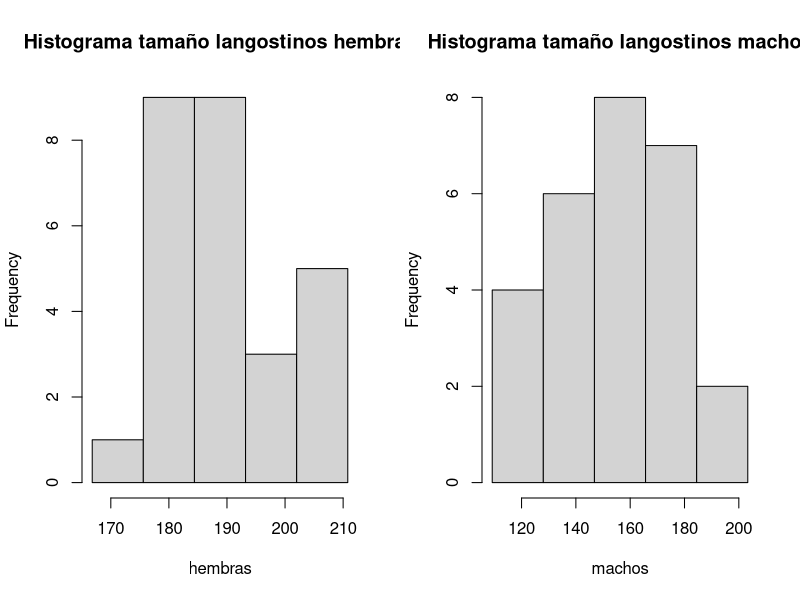
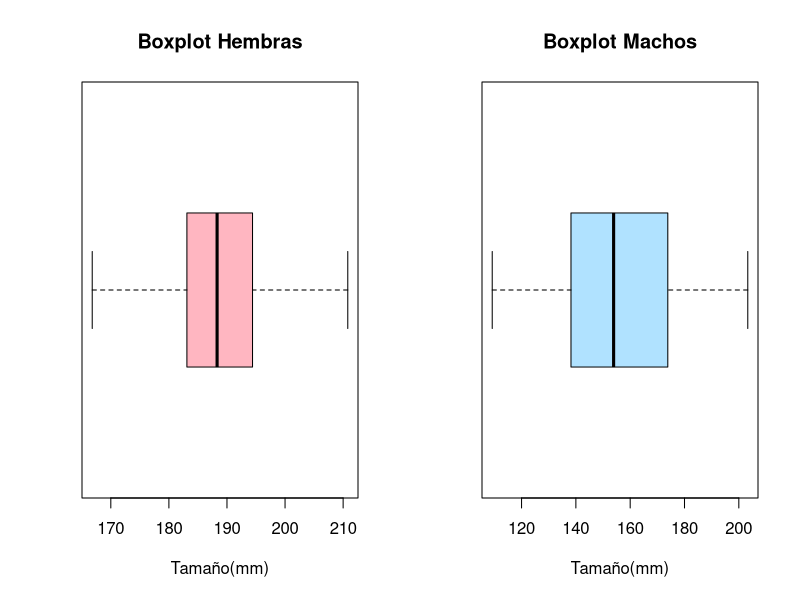
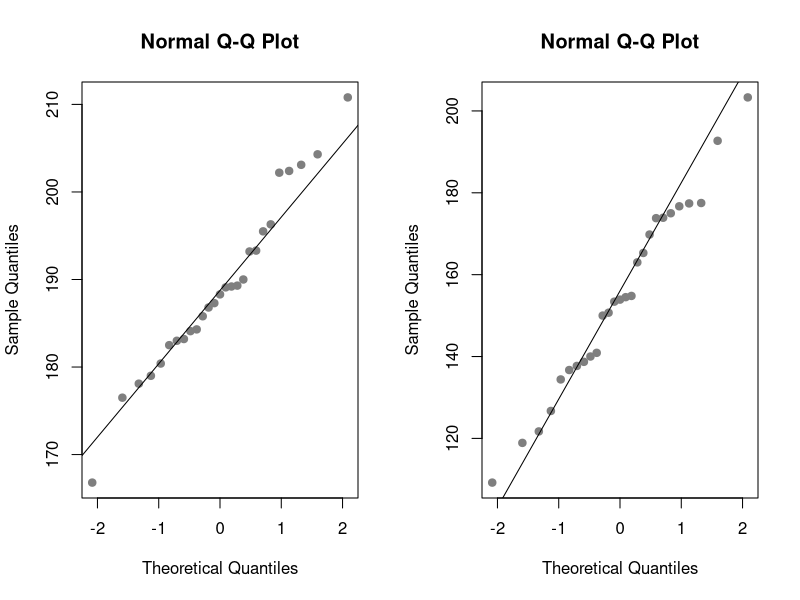
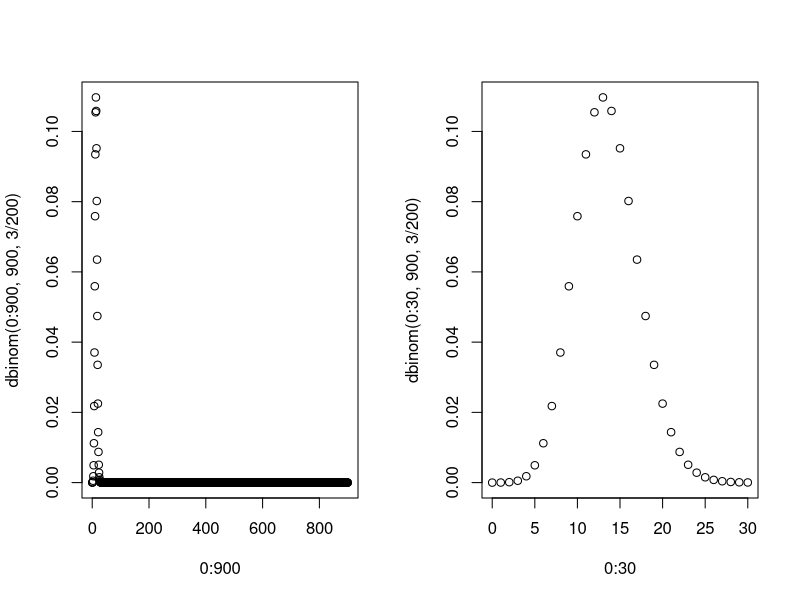
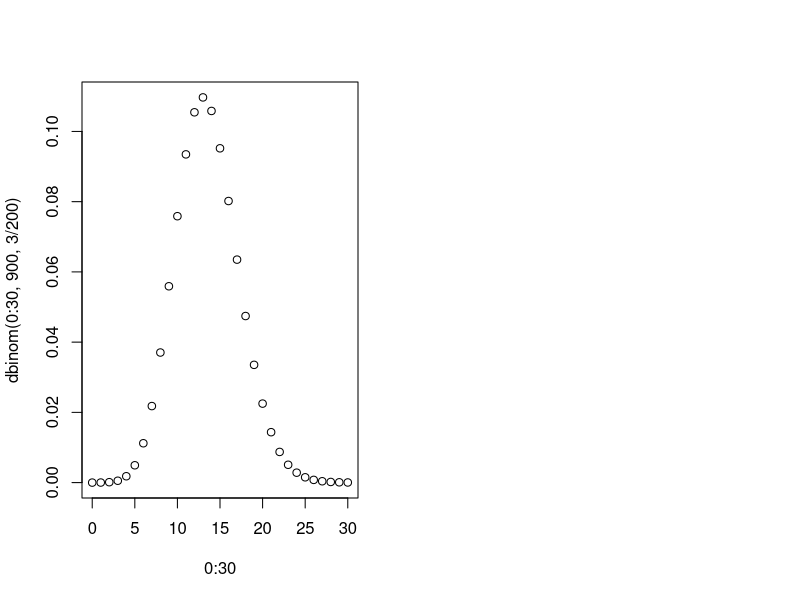

The R script that drew these images, in order:
## ---- chunk 1
knitr::opts_chunk$set(echo = TRUE)
## ---- chunk 2
hembras<- c(183.2, 182.5, 166.8, 184.1, 190.0, 196.3, 183.0,	178.1, 193.3, 204.3, 193.2, 187.3,176.5, 180.4, 185.8, 179.0, 184.3, 189.3, 188.3, 189.2, 195.5, 186.8, 189.1, 202.4, 202.2,203.1,210.8)
machos<- c(140.9, 173.9, 118.9, 121.7, 177.4, 140.0, 173.8, 154.8, 192.7, 154.5, 177.5, 134.4, 109.2, 153.4, 175.0, 150.7, 138.7, 169.8, 203.3,	136.7, 153.9, 163.0, 165.3, 176.7, 137.7, 126.7,	150.0) 

par(mfrow=c(1,2))



hist(hembras, breaks=seq(166.8,210.8,by=8.8), main="Histograma tamaño langostinos hembras")
hist(machos, breaks=seq(109.2,203.3,by=18.82), main="Histograma tamaño langostinos machos")

cat("Analisis: \n Machos: Presenta coeficiente de asimetria positiva lo que nos indica que la mayor concentración de datos está en los primeros intervalos, donde el que mayor concentracion tiene es el que comprende 146.84 - 165.66 ")


## ---- chunk 3

cat("La media de los machos es: ", mean(machos),", y su desviación estandar es: ", sd(machos))
cat("La media de las hembras es: ", mean(hembras),", y su desviación estandar es: ", sd(hembras))
cat("De esto podemos concluir que en promedio los langostinos hembra son mas grandes que los machos, además de que la desviación estandar de las hembras es menor lo que nos indica que varia menos el tamaño en hembras que en machos.")
## ---- chunk 4
z<- 1.98

mediaH<-mean(hembras)
nH<- length(hembras)
desviacionH<- sd(hembras)
errorstH<-desviacionH/sqrt(nH)

lim_infH<- mediaH-(z*errorstH)
lim_supH<- mediaH+(z*errorstH)


mediaM<-mean(machos)
nM<- length(machos)
desviacionM<- sd(machos)
errorstM<-desviacionM/sqrt(nM)

lim_infM<- mediaM-(z*errorstM)
lim_supM<- mediaM+(z*errorstM)

##interval_mM<- data.frame(nM,mediaM,desviacionM,errorstM,lim_infM,lim_supM)
##interval_mM
cat("El valor inferior del intervalo de confianza de la media de las hembras es:",lim_infH,".\nEl valor superior del intervalo de confianza de la media de las hembras es:",lim_supH)

cat("El valor inferior del intervalo de confianza de la media de los machos es:",lim_infM,".\nEl valor superior del intervalo de confianza de la media de los machos es:",lim_supM)

cat("Con base en el intervalo para la media que se calcularon podemos inferir que con un 97% de confianza la media real de la poblacion es para machos entre [145.677 - 163.255] y para hembras [185.32 - 192.812]")
## ---- chunk 5
boxplot(hembras, horizontal = TRUE, main = "Boxplot Hembras", xlab = "Tamaño(mm)", col = "#FFB6C1")
cat("INTERPRETACION: ")
boxplot(machos, horizontal = TRUE, main = "Boxplot Machos",  xlab = "Tamaño(mm)", col = "#B0E2FF")
cat("INTERPRETACION: ")
## ---- chunk 6
qqnorm(hembras, pch = 19, col = "gray50")
qqline(hembras)

qqnorm(machos, pch = 19, col = "gray50")
qqline(machos)
## ---- chunk 7

# Binomial 
# x# de billetes falsos
# p: 3/200 q: 197/200 n:900
# p(x<=25)
sum( dbinom(0:25,900,3/200))
plot(0:900, dbinom(0:900,900,3/200))
## ---- chunk 8

# Binomial 
# x# de billetes falsos
# p: 3/200 q: 197/200 n:900
# p(<=20x<=30)
sum( dbinom(0:30,900,3/200))-sum(dbinom(0:20,900,3/200))
plot(0:30, dbinom(0:30,900,3/200))
## ---- chunk 9
# Binomial 
# x# de billetes falsos
# p: 3/200 q: 197/200 n:900
# p(x>=10)
sum( dbinom(0:900,900,3/200))-sum(dbinom(0:10,900,3/200))
plot(0:30, dbinom(0:30,900,3/200))
